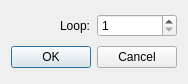
<?xml version="1.0" encoding="UTF-8"?>
<ui version="4.0">
 <class>WaveExportSettingDialog</class>
 <widget class="QDialog" name="WaveExportSettingDialog">
  <property name="geometry">
   <rect>
    <x>0</x>
    <y>0</y>
    <width>174</width>
    <height>84</height>
   </rect>
  </property>
  <property name="windowTitle">
   <string>WAV export settings</string>
  </property>
  <layout class="QGridLayout" name="gridLayout">
   <item row="0" column="0" alignment="Qt::AlignRight">
    <widget class="QLabel" name="loopLabel">
     <property name="text">
      <string>Loop:</string>
     </property>
    </widget>
   </item>
   <item row="0" column="1">
    <widget class="QSpinBox" name="loopSpinBox">
     <property name="minimum">
      <number>1</number>
     </property>
    </widget>
   </item>
   <item row="1" column="0" colspan="2">
    <widget class="QDialogButtonBox" name="buttonBox">
     <property name="orientation">
      <enum>Qt::Horizontal</enum>
     </property>
     <property name="standardButtons">
      <set>QDialogButtonBox::Cancel|QDialogButtonBox::Ok</set>
     </property>
    </widget>
   </item>
  </layout>
 </widget>
 <resources/>
 <connections>
  <connection>
   <sender>buttonBox</sender>
   <signal>accepted()</signal>
   <receiver>WaveExportSettingDialog</receiver>
   <slot>accept()</slot>
   <hints>
    <hint type="sourcelabel">
     <x>248</x>
     <y>254</y>
    </hint>
    <hint type="destinationlabel">
     <x>157</x>
     <y>274</y>
    </hint>
   </hints>
  </connection>
  <connection>
   <sender>buttonBox</sender>
   <signal>rejected()</signal>
   <receiver>WaveExportSettingDialog</receiver>
   <slot>reject()</slot>
   <hints>
    <hint type="sourcelabel">
     <x>316</x>
     <y>260</y>
    </hint>
    <hint type="destinationlabel">
     <x>286</x>
     <y>274</y>
    </hint>
   </hints>
  </connection>
 </connections>
</ui>
